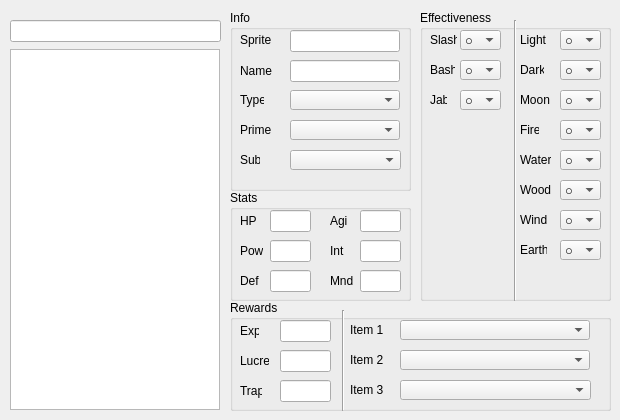
    <widget class="QWidget" name="monster_tab">
     <attribute name="title">
      <string>Monsters</string>
     </attribute>
     <widget class="QGroupBox" name="monster_effectiveness_groupBox">
      <property name="geometry">
       <rect>
        <x>420</x>
        <y>10</y>
        <width>191</width>
        <height>291</height>
       </rect>
      </property>
      <property name="title">
       <string>Effectiveness</string>
      </property>
      <widget class="QLabel" name="monster_slash_label">
       <property name="geometry">
        <rect>
         <x>10</x>
         <y>20</y>
         <width>27</width>
         <height>20</height>
        </rect>
       </property>
       <property name="text">
        <string>Slash</string>
       </property>
      </widget>
      <widget class="QComboBox" name="monster_slash_combo">
       <property name="geometry">
        <rect>
         <x>40</x>
         <y>20</y>
         <width>41</width>
         <height>20</height>
        </rect>
       </property>
       <property name="font">
        <font>
         <family>MS UI Gothic</family>
         <pointsize>10</pointsize>
        </font>
       </property>
       <property name="toolTip">
        <string>Sword, Scythe, Axe, Sword of Mana</string>
       </property>
       <item>
        <property name="text">
         <string>○</string>
        </property>
       </item>
       <item>
        <property name="text">
         <string>◎</string>
        </property>
       </item>
       <item>
        <property name="text">
         <string>△</string>
        </property>
       </item>
       <item>
        <property name="text">
         <string>×</string>
        </property>
       </item>
      </widget>
      <widget class="QLabel" name="monster_bash_label">
       <property name="geometry">
        <rect>
         <x>10</x>
         <y>50</y>
         <width>25</width>
         <height>20</height>
        </rect>
       </property>
       <property name="text">
        <string>Bash</string>
       </property>
      </widget>
      <widget class="QComboBox" name="monster_bash_combo">
       <property name="geometry">
        <rect>
         <x>40</x>
         <y>50</y>
         <width>41</width>
         <height>20</height>
        </rect>
       </property>
       <property name="font">
        <font>
         <family>MS UI Gothic</family>
         <pointsize>10</pointsize>
        </font>
       </property>
       <property name="toolTip">
        <string>Staff, Knucks, Mace</string>
       </property>
       <item>
        <property name="text">
         <string>○</string>
        </property>
       </item>
       <item>
        <property name="text">
         <string>◎</string>
        </property>
       </item>
       <item>
        <property name="text">
         <string>△</string>
        </property>
       </item>
       <item>
        <property name="text">
         <string>×</string>
        </property>
       </item>
      </widget>
      <widget class="QLabel" name="monster_jab_label">
       <property name="geometry">
        <rect>
         <x>10</x>
         <y>80</y>
         <width>17</width>
         <height>20</height>
        </rect>
       </property>
       <property name="text">
        <string>Jab</string>
       </property>
      </widget>
      <widget class="QComboBox" name="monster_jab_combo">
       <property name="geometry">
        <rect>
         <x>40</x>
         <y>80</y>
         <width>41</width>
         <height>20</height>
        </rect>
       </property>
       <property name="font">
        <font>
         <family>MS UI Gothic</family>
         <pointsize>10</pointsize>
        </font>
       </property>
       <property name="toolTip">
        <string>Bow, Flail, Lance</string>
       </property>
       <item>
        <property name="text">
         <string>○</string>
        </property>
       </item>
       <item>
        <property name="text">
         <string>◎</string>
        </property>
       </item>
       <item>
        <property name="text">
         <string>△</string>
        </property>
       </item>
       <item>
        <property name="text">
         <string>×</string>
        </property>
       </item>
      </widget>
      <widget class="Line" name="monster_effectiveness_line">
       <property name="geometry">
        <rect>
         <x>80</x>
         <y>10</y>
         <width>31</width>
         <height>281</height>
        </rect>
       </property>
       <property name="orientation">
        <enum>Qt::Orientation::Vertical</enum>
       </property>
      </widget>
      <widget class="QLabel" name="monster_light_label">
       <property name="geometry">
        <rect>
         <x>100</x>
         <y>20</y>
         <width>27</width>
         <height>20</height>
        </rect>
       </property>
       <property name="text">
        <string>Light</string>
       </property>
      </widget>
      <widget class="QComboBox" name="monster_light_combo">
       <property name="geometry">
        <rect>
         <x>140</x>
         <y>20</y>
         <width>41</width>
         <height>20</height>
        </rect>
       </property>
       <property name="font">
        <font>
         <family>MS UI Gothic</family>
         <pointsize>10</pointsize>
        </font>
       </property>
       <property name="toolTip">
        <string>Wisp</string>
       </property>
       <item>
        <property name="text">
         <string>○</string>
        </property>
       </item>
       <item>
        <property name="text">
         <string>◎</string>
        </property>
       </item>
       <item>
        <property name="text">
         <string>△</string>
        </property>
       </item>
       <item>
        <property name="text">
         <string>×</string>
        </property>
       </item>
      </widget>
      <widget class="QLabel" name="monster_dark_label">
       <property name="geometry">
        <rect>
         <x>100</x>
         <y>50</y>
         <width>24</width>
         <height>20</height>
        </rect>
       </property>
       <property name="text">
        <string>Dark</string>
       </property>
      </widget>
      <widget class="QComboBox" name="monster_dark_combo">
       <property name="geometry">
        <rect>
         <x>140</x>
         <y>50</y>
         <width>41</width>
         <height>20</height>
        </rect>
       </property>
       <property name="font">
        <font>
         <family>MS UI Gothic</family>
         <pointsize>10</pointsize>
        </font>
       </property>
       <property name="toolTip">
        <string>Shade</string>
       </property>
       <item>
        <property name="text">
         <string>○</string>
        </property>
       </item>
       <item>
        <property name="text">
         <string>◎</string>
        </property>
       </item>
       <item>
        <property name="text">
         <string>△</string>
        </property>
       </item>
       <item>
        <property name="text">
         <string>×</string>
        </property>
       </item>
      </widget>
      <widget class="QLabel" name="monster_moon_label">
       <property name="geometry">
        <rect>
         <x>100</x>
         <y>80</y>
         <width>32</width>
         <height>20</height>
        </rect>
       </property>
       <property name="text">
        <string>Moon</string>
       </property>
      </widget>
      <widget class="QComboBox" name="monster_moon_combo">
       <property name="geometry">
        <rect>
         <x>140</x>
         <y>80</y>
         <width>41</width>
         <height>20</height>
        </rect>
       </property>
       <property name="font">
        <font>
         <family>MS UI Gothic</family>
         <pointsize>10</pointsize>
        </font>
       </property>
       <property name="toolTip">
        <string>Luna</string>
       </property>
       <item>
        <property name="text">
         <string>○</string>
        </property>
       </item>
       <item>
        <property name="text">
         <string>◎</string>
        </property>
       </item>
       <item>
        <property name="text">
         <string>△</string>
        </property>
       </item>
       <item>
        <property name="text">
         <string>×</string>
        </property>
       </item>
      </widget>
      <widget class="QLabel" name="monster_fire_label">
       <property name="geometry">
        <rect>
         <x>100</x>
         <y>110</y>
         <width>19</width>
         <height>20</height>
        </rect>
       </property>
       <property name="text">
        <string>Fire</string>
       </property>
      </widget>
      <widget class="QComboBox" name="monster_fire_combo">
       <property name="geometry">
        <rect>
         <x>140</x>
         <y>110</y>
         <width>41</width>
         <height>20</height>
        </rect>
       </property>
       <property name="font">
        <font>
         <family>MS UI Gothic</family>
         <pointsize>10</pointsize>
        </font>
       </property>
       <property name="toolTip">
        <string>Salamander</string>
       </property>
       <item>
        <property name="text">
         <string>○</string>
        </property>
       </item>
       <item>
        <property name="text">
         <string>◎</string>
        </property>
       </item>
       <item>
        <property name="text">
         <string>△</string>
        </property>
       </item>
       <item>
        <property name="text">
         <string>×</string>
        </property>
       </item>
      </widget>
      <widget class="QLabel" name="monster_water_label">
       <property name="geometry">
        <rect>
         <x>100</x>
         <y>140</y>
         <width>31</width>
         <height>20</height>
        </rect>
       </property>
       <property name="text">
        <string>Water</string>
       </property>
      </widget>
      <widget class="QComboBox" name="monster_water_combo">
       <property name="geometry">
        <rect>
         <x>140</x>
         <y>140</y>
         <width>41</width>
         <height>20</height>
        </rect>
       </property>
       <property name="font">
        <font>
         <family>MS UI Gothic</family>
         <pointsize>10</pointsize>
        </font>
       </property>
       <property name="toolTip">
        <string>Undine</string>
       </property>
       <item>
        <property name="text">
         <string>○</string>
        </property>
       </item>
       <item>
        <property name="text">
         <string>◎</string>
        </property>
       </item>
       <item>
        <property name="text">
         <string>△</string>
        </property>
       </item>
       <item>
        <property name="text">
         <string>×</string>
        </property>
       </item>
      </widget>
      <widget class="QLabel" name="monster_wood_label">
       <property name="geometry">
        <rect>
         <x>100</x>
         <y>170</y>
         <width>32</width>
         <height>20</height>
        </rect>
       </property>
       <property name="text">
        <string>Wood</string>
       </property>
      </widget>
      <widget class="QComboBox" name="monster_wood_combo">
       <property name="geometry">
        <rect>
         <x>140</x>
         <y>170</y>
         <width>41</width>
         <height>20</height>
        </rect>
       </property>
       <property name="font">
        <font>
         <family>MS UI Gothic</family>
         <pointsize>10</pointsize>
        </font>
       </property>
       <property name="toolTip">
        <string>Dryad</string>
       </property>
       <item>
        <property name="text">
         <string>○</string>
        </property>
       </item>
       <item>
        <property name="text">
         <string>◎</string>
        </property>
       </item>
       <item>
        <property name="text">
         <string>△</string>
        </property>
       </item>
       <item>
        <property name="text">
         <string>×</string>
        </property>
       </item>
      </widget>
      <widget class="QLabel" name="monster_wind_label">
       <property name="geometry">
        <rect>
         <x>100</x>
         <y>200</y>
         <width>28</width>
         <height>20</height>
        </rect>
       </property>
       <property name="text">
        <string>Wind</string>
       </property>
      </widget>
      <widget class="QComboBox" name="monster_wind_combo">
       <property name="geometry">
        <rect>
         <x>140</x>
         <y>200</y>
         <width>41</width>
         <height>20</height>
        </rect>
       </property>
       <property name="font">
        <font>
         <family>MS UI Gothic</family>
         <pointsize>10</pointsize>
        </font>
       </property>
       <property name="toolTip">
        <string>Jinn</string>
       </property>
       <item>
        <property name="text">
         <string>○</string>
        </property>
       </item>
       <item>
        <property name="text">
         <string>◎</string>
        </property>
       </item>
       <item>
        <property name="text">
         <string>△</string>
        </property>
       </item>
       <item>
        <property name="text">
         <string>×</string>
        </property>
       </item>
      </widget>
      <widget class="QLabel" name="monster_earth_label">
       <property name="geometry">
        <rect>
         <x>100</x>
         <y>230</y>
         <width>27</width>
         <height>20</height>
        </rect>
       </property>
       <property name="text">
        <string>Earth</string>
       </property>
      </widget>
      <widget class="QComboBox" name="monster_earth_combo">
       <property name="geometry">
        <rect>
         <x>140</x>
         <y>230</y>
         <width>41</width>
         <height>20</height>
        </rect>
       </property>
       <property name="font">
        <font>
         <family>MS UI Gothic</family>
         <pointsize>10</pointsize>
        </font>
       </property>
       <property name="toolTip">
        <string>Gnome</string>
       </property>
       <item>
        <property name="text">
         <string>○</string>
        </property>
       </item>
       <item>
        <property name="text">
         <string>◎</string>
        </property>
       </item>
       <item>
        <property name="text">
         <string>△</string>
        </property>
       </item>
       <item>
        <property name="text">
         <string>×</string>
        </property>
       </item>
      </widget>
     </widget>
     <widget class="QGroupBox" name="monster_stats_groupBox">
      <property name="geometry">
       <rect>
        <x>230</x>
        <y>190</y>
        <width>181</width>
        <height>111</height>
       </rect>
      </property>
      <property name="title">
       <string>Stats</string>
      </property>
      <widget class="QLabel" name="monster_hp_label">
       <property name="geometry">
        <rect>
         <x>10</x>
         <y>20</y>
         <width>16</width>
         <height>22</height>
        </rect>
       </property>
       <property name="text">
        <string>HP</string>
       </property>
      </widget>
      <widget class="QLineEdit" name="monster_hp_lineEdit">
       <property name="geometry">
        <rect>
         <x>40</x>
         <y>20</y>
         <width>41</width>
         <height>22</height>
        </rect>
       </property>
       <property name="toolTip">
        <string>Hitpoints</string>
       </property>
      </widget>
      <widget class="QLabel" name="monster_pow_label">
       <property name="geometry">
        <rect>
         <x>10</x>
         <y>50</y>
         <width>23</width>
         <height>22</height>
        </rect>
       </property>
       <property name="text">
        <string>Pow</string>
       </property>
      </widget>
      <widget class="QLineEdit" name="monster_pow_lineEdit">
       <property name="geometry">
        <rect>
         <x>40</x>
         <y>50</y>
         <width>41</width>
         <height>22</height>
        </rect>
       </property>
       <property name="toolTip">
        <string>Power</string>
       </property>
      </widget>
      <widget class="QLabel" name="monster_def_label">
       <property name="geometry">
        <rect>
         <x>10</x>
         <y>80</y>
         <width>19</width>
         <height>22</height>
        </rect>
       </property>
       <property name="text">
        <string>Def</string>
       </property>
      </widget>
      <widget class="QLineEdit" name="monster_def_lineEdit">
       <property name="geometry">
        <rect>
         <x>40</x>
         <y>80</y>
         <width>41</width>
         <height>22</height>
        </rect>
       </property>
       <property name="toolTip">
        <string>Defence</string>
       </property>
      </widget>
      <widget class="QLabel" name="monster_agi_label">
       <property name="geometry">
        <rect>
         <x>100</x>
         <y>20</y>
         <width>18</width>
         <height>22</height>
        </rect>
       </property>
       <property name="text">
        <string>Agi</string>
       </property>
      </widget>
      <widget class="QLineEdit" name="monster_agi_lineEdit">
       <property name="geometry">
        <rect>
         <x>130</x>
         <y>20</y>
         <width>41</width>
         <height>22</height>
        </rect>
       </property>
       <property name="toolTip">
        <string>Agility</string>
       </property>
      </widget>
      <widget class="QLabel" name="monster_int_label">
       <property name="geometry">
        <rect>
         <x>100</x>
         <y>50</y>
         <width>14</width>
         <height>22</height>
        </rect>
       </property>
       <property name="text">
        <string>Int</string>
       </property>
      </widget>
      <widget class="QLineEdit" name="monster_int_lineEdit">
       <property name="geometry">
        <rect>
         <x>130</x>
         <y>50</y>
         <width>41</width>
         <height>22</height>
        </rect>
       </property>
       <property name="toolTip">
        <string>Intelligence</string>
       </property>
      </widget>
      <widget class="QLabel" name="monster_mnd_label">
       <property name="geometry">
        <rect>
         <x>100</x>
         <y>80</y>
         <width>25</width>
         <height>22</height>
        </rect>
       </property>
       <property name="text">
        <string>Mnd</string>
       </property>
      </widget>
      <widget class="QLineEdit" name="monster_mnd_lineEdit">
       <property name="geometry">
        <rect>
         <x>130</x>
         <y>80</y>
         <width>41</width>
         <height>22</height>
        </rect>
       </property>
       <property name="toolTip">
        <string>Mind</string>
       </property>
      </widget>
     </widget>
     <widget class="QGroupBox" name="monster_info_groupBox">
      <property name="geometry">
       <rect>
        <x>230</x>
        <y>10</y>
        <width>181</width>
        <height>181</height>
       </rect>
      </property>
      <property name="title">
       <string>Info</string>
      </property>
      <widget class="QLabel" name="monster_name_label">
       <property name="geometry">
        <rect>
         <x>10</x>
         <y>50</y>
         <width>32</width>
         <height>22</height>
        </rect>
       </property>
       <property name="text">
        <string>Name</string>
       </property>
      </widget>
      <widget class="QLineEdit" name="monster_name_lineEdit">
       <property name="geometry">
        <rect>
         <x>60</x>
         <y>50</y>
         <width>110</width>
         <height>22</height>
        </rect>
       </property>
       <property name="toolTip">
        <string>The monster's name</string>
       </property>
      </widget>
      <widget class="QLabel" name="monster_type_label">
       <property name="geometry">
        <rect>
         <x>10</x>
         <y>80</y>
         <width>24</width>
         <height>20</height>
        </rect>
       </property>
       <property name="text">
        <string>Type</string>
       </property>
      </widget>
      <widget class="QComboBox" name="monster_type_combo">
       <property name="geometry">
        <rect>
         <x>60</x>
         <y>80</y>
         <width>110</width>
         <height>20</height>
        </rect>
       </property>
       <property name="font">
        <font>
         <family>MS UI Gothic</family>
         <pointsize>10</pointsize>
        </font>
       </property>
       <property name="toolTip">
        <string>Also defines what kind of meat the monster can drop</string>
       </property>
      </widget>
      <widget class="QLabel" name="monster_prime_label">
       <property name="geometry">
        <rect>
         <x>10</x>
         <y>110</y>
         <width>31</width>
         <height>20</height>
        </rect>
       </property>
       <property name="text">
        <string>Prime</string>
       </property>
      </widget>
      <widget class="QComboBox" name="monster_prime_combo">
       <property name="geometry">
        <rect>
         <x>60</x>
         <y>110</y>
         <width>110</width>
         <height>20</height>
        </rect>
       </property>
       <property name="font">
        <font>
         <family>MS UI Gothic</family>
         <pointsize>10</pointsize>
        </font>
       </property>
       <property name="toolTip">
        <string>The first sense that the monster can use to find you</string>
       </property>
      </widget>
      <widget class="QLabel" name="monster_sub_label">
       <property name="geometry">
        <rect>
         <x>10</x>
         <y>140</y>
         <width>20</width>
         <height>20</height>
        </rect>
       </property>
       <property name="text">
        <string>Sub</string>
       </property>
      </widget>
      <widget class="QComboBox" name="monster_sub_combo">
       <property name="geometry">
        <rect>
         <x>60</x>
         <y>140</y>
         <width>111</width>
         <height>20</height>
        </rect>
       </property>
       <property name="font">
        <font>
         <family>MS UI Gothic</family>
         <pointsize>10</pointsize>
        </font>
       </property>
       <property name="toolTip">
        <string>The second sense that the monster can use to find you</string>
       </property>
      </widget>
      <widget class="QLabel" name="monster_sprite_label">
       <property name="geometry">
        <rect>
         <x>10</x>
         <y>20</y>
         <width>31</width>
         <height>20</height>
        </rect>
       </property>
       <property name="text">
        <string>Sprite</string>
       </property>
      </widget>
      <widget class="QLineEdit" name="monster_sprite_lineEdit">
       <property name="geometry">
        <rect>
         <x>60</x>
         <y>20</y>
         <width>110</width>
         <height>22</height>
        </rect>
       </property>
       <property name="toolTip">
        <string>The monster's sprite</string>
       </property>
      </widget>
     </widget>
     <widget class="QTableView" name="monster_tableView">
      <property name="geometry">
       <rect>
        <x>10</x>
        <y>49</y>
        <width>210</width>
        <height>361</height>
       </rect>
      </property>
      <property name="wordWrap">
       <bool>false</bool>
      </property>
     </widget>
     <widget class="QGroupBox" name="monster_rewards_groupBox">
      <property name="geometry">
       <rect>
        <x>230</x>
        <y>300</y>
        <width>381</width>
        <height>111</height>
       </rect>
      </property>
      <property name="title">
       <string>Rewards</string>
      </property>
      <widget class="QLabel" name="monster_exp_label">
       <property name="geometry">
        <rect>
         <x>10</x>
         <y>20</y>
         <width>19</width>
         <height>22</height>
        </rect>
       </property>
       <property name="text">
        <string>Exp</string>
       </property>
      </widget>
      <widget class="QLineEdit" name="monster_exp_lineEdit">
       <property name="geometry">
        <rect>
         <x>50</x>
         <y>20</y>
         <width>51</width>
         <height>22</height>
        </rect>
       </property>
       <property name="toolTip">
        <string>Experience points earned for killing this monster</string>
       </property>
      </widget>
      <widget class="QLabel" name="monster_lucre_label">
       <property name="geometry">
        <rect>
         <x>10</x>
         <y>50</y>
         <width>29</width>
         <height>22</height>
        </rect>
       </property>
       <property name="text">
        <string>Lucre</string>
       </property>
      </widget>
      <widget class="QLineEdit" name="monster_lucre_lineEdit">
       <property name="geometry">
        <rect>
         <x>50</x>
         <y>50</y>
         <width>51</width>
         <height>22</height>
        </rect>
       </property>
       <property name="toolTip">
        <string>Lucre gained from killing this monster</string>
       </property>
      </widget>
      <widget class="QLabel" name="monster_trap_label">
       <property name="geometry">
        <rect>
         <x>10</x>
         <y>80</y>
         <width>22</width>
         <height>22</height>
        </rect>
       </property>
       <property name="text">
        <string>Trap</string>
       </property>
      </widget>
      <widget class="QLineEdit" name="monster_trap_lineEdit">
       <property name="geometry">
        <rect>
         <x>50</x>
         <y>80</y>
         <width>51</width>
         <height>22</height>
        </rect>
       </property>
       <property name="toolTip">
        <string>Which trap roulette, if any, you get on retrieving loot</string>
       </property>
      </widget>
      <widget class="Line" name="monster_rewards_line">
       <property name="geometry">
        <rect>
         <x>93</x>
         <y>10</y>
         <width>41</width>
         <height>101</height>
        </rect>
       </property>
       <property name="orientation">
        <enum>Qt::Orientation::Vertical</enum>
       </property>
      </widget>
      <widget class="QLabel" name="monster_item1_label">
       <property name="geometry">
        <rect>
         <x>120</x>
         <y>20</y>
         <width>33</width>
         <height>20</height>
        </rect>
       </property>
       <property name="text">
        <string>Item 1</string>
       </property>
      </widget>
      <widget class="QLabel" name="monster_item2_label">
       <property name="geometry">
        <rect>
         <x>120</x>
         <y>50</y>
         <width>33</width>
         <height>20</height>
        </rect>
       </property>
       <property name="text">
        <string>Item 2</string>
       </property>
      </widget>
      <widget class="QComboBox" name="monster_item1_combo">
       <property name="geometry">
        <rect>
         <x>170</x>
         <y>20</y>
         <width>190</width>
         <height>20</height>
        </rect>
       </property>
       <property name="font">
        <font>
         <family>MS UI Gothic</family>
         <pointsize>10</pointsize>
        </font>
       </property>
       <property name="toolTip">
        <string>The first item the monster can drop</string>
       </property>
      </widget>
      <widget class="QComboBox" name="monster_item2_combo">
       <property name="geometry">
        <rect>
         <x>170</x>
         <y>50</y>
         <width>190</width>
         <height>20</height>
        </rect>
       </property>
       <property name="font">
        <font>
         <family>MS UI Gothic</family>
         <pointsize>10</pointsize>
        </font>
       </property>
       <property name="toolTip">
        <string>The second item the monster can drop</string>
       </property>
      </widget>
      <widget class="QLabel" name="monster_item3_label">
       <property name="geometry">
        <rect>
         <x>120</x>
         <y>80</y>
         <width>33</width>
         <height>20</height>
        </rect>
       </property>
       <property name="text">
        <string>Item 3</string>
       </property>
      </widget>
      <widget class="QComboBox" name="monster_item3_combo">
       <property name="geometry">
        <rect>
         <x>170</x>
         <y>80</y>
         <width>191</width>
         <height>20</height>
        </rect>
       </property>
       <property name="font">
        <font>
         <family>MS UI Gothic</family>
         <pointsize>10</pointsize>
        </font>
       </property>
       <property name="toolTip">
        <string>The third item the monster can drop</string>
       </property>
      </widget>
     </widget>
     <widget class="QLineEdit" name="monster_search_lineEdit">
      <property name="geometry">
       <rect>
        <x>10</x>
        <y>20</y>
        <width>211</width>
        <height>22</height>
       </rect>
      </property>
      <property name="toolTip">
       <string>Search bar</string>
      </property>
     </widget>
    </widget>
